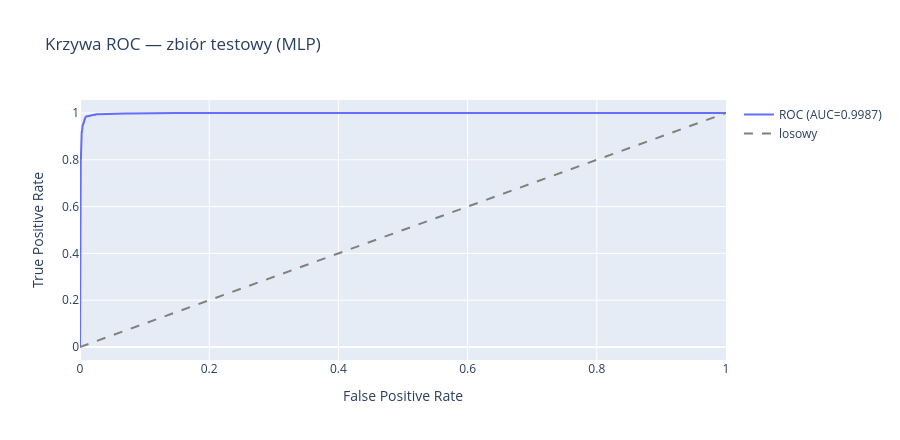

Write notebook code for a chart like this one.
### Code cell
X_test = vectorizer.transform(test["text"])
test_ds = TfidfDataset(X_test, test["label"])
y_proba = predict_proba(model, test_ds, device=device)

fpr, tpr, _ = roc_curve(test["label"], y_proba)
fig = go.Figure()
fig.add_trace(
    go.Scatter(x=fpr, y=tpr, mode="lines", name=f"ROC (AUC={test_metrics['roc_auc']})")
)
fig.add_trace(
    go.Scatter(
        x=[0, 1],
        y=[0, 1],
        mode="lines",
        line=dict(dash="dash", color="gray"),
        name="losowy",
    )
)
fig.update_layout(
    title="Krzywa ROC — zbiór testowy (MLP)",
    xaxis_title="False Positive Rate",
    yaxis_title="True Positive Rate",
    height=440,
)
fig.write_image(FIGURES / "mlp_roc.png", scale=2)
fig.show()

### Figure 1 — Plotly figure (JSON) as saved in the notebook; plotly's stock layout.template omitted (floating-point values rounded to 4 significant figures; data arrays with more than 128 entries replaced by an {"elided": "..."} marker saying what was removed)
{"data": [{"mode": "lines", "name": "ROC (AUC=0.9987)", "type": "scatter", "x": {"elided": "831 float values"}, "y": {"elided": "831 float values"}}, {"line": {"color": "gray", "dash": "dash"}, "mode": "lines", "name": "losowy", "type": "scatter", "x": [0, 1], "y": [0, 1]}], "layout": {"height": 440, "title": {"text": "Krzywa ROC — zbiór testowy (MLP)"}, "xaxis": {"title": {"text": "False Positive Rate"}}, "yaxis": {"title": {"text": "True Positive Rate"}}}}
